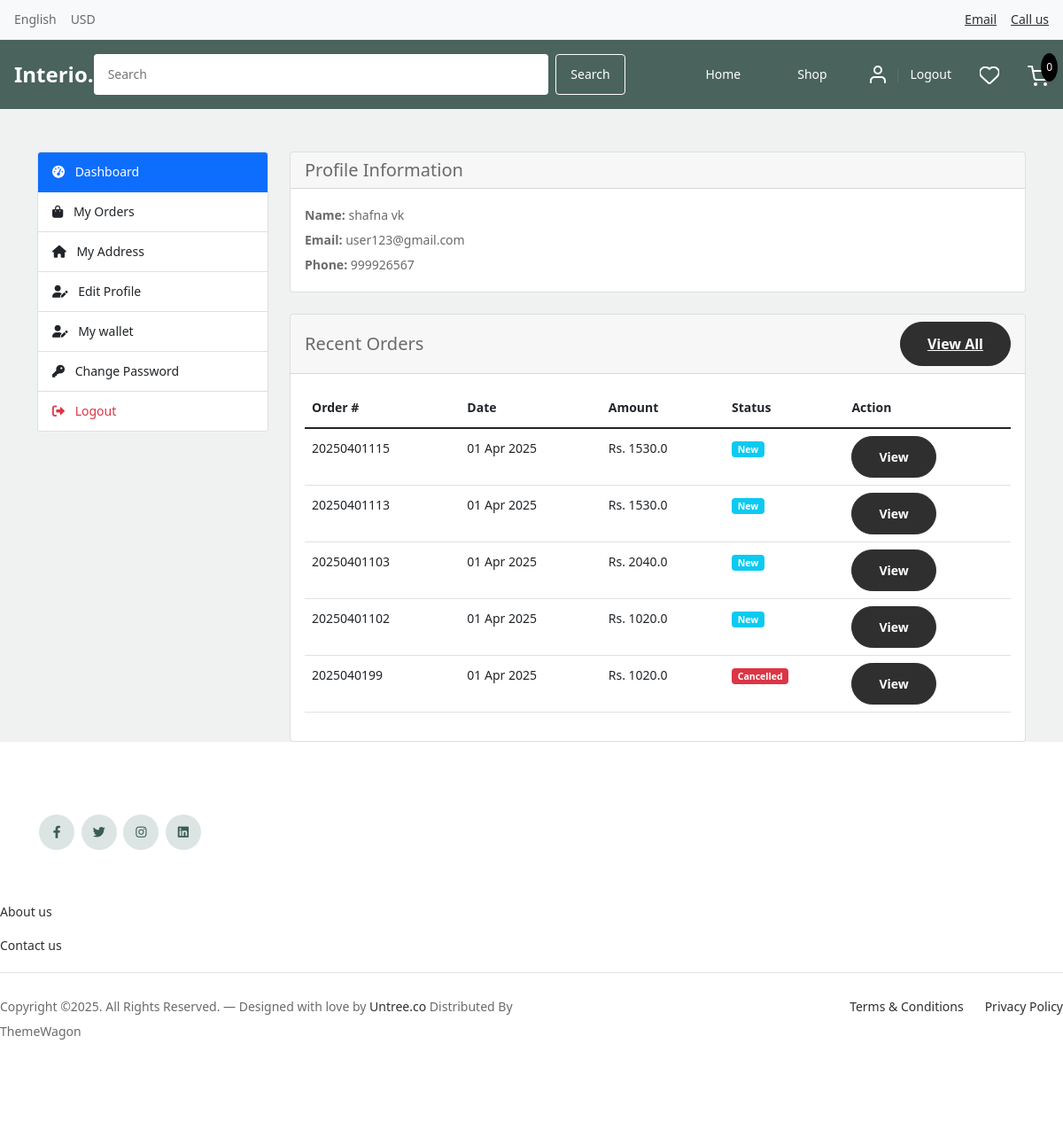
The app's page /accounts/dashboard/ (signed in), older data.
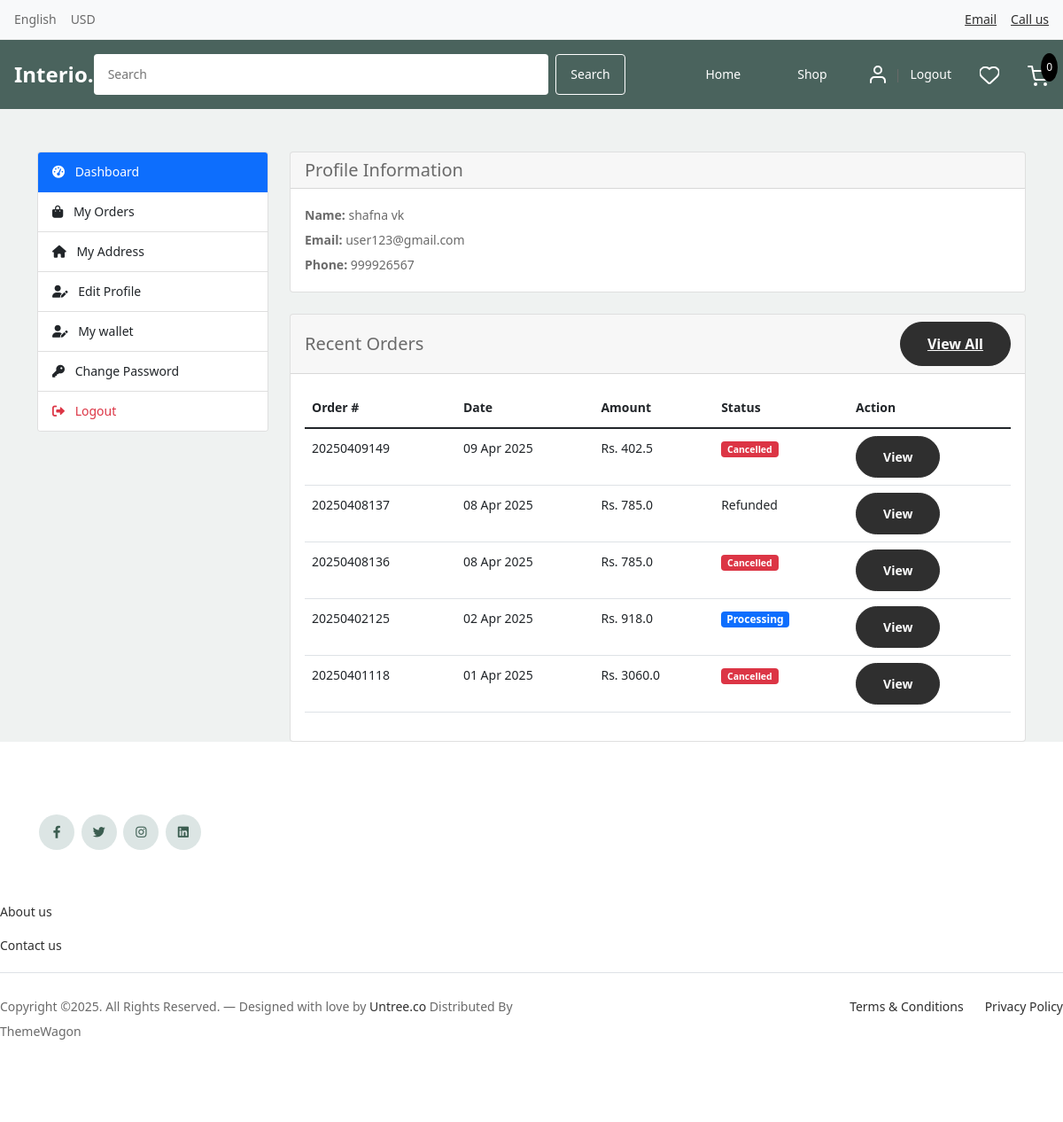
The same page, newer data.
### orders/models.py (models this page shows, shortened)
class Order(models.Model):
    STATUS = (
        ('New', 'New'),
        ('Processing', 'Processing'),
        ('Shipped', 'Shipped'),
        ('Delivered', 'Delivered'),
        ('Cancelled', 'Cancelled'),
        ('Refunded', 'Refunded'),
    )
    PAYMENT_METHOD = (
        ('COD', 'COD'),
        ('Razorpay', 'Razorpay'),
        ('Wallet', 'Wallet'),
        ('PayPal', 'Paypal'),
    )
    user = models.ForeignKey(Account, on_delete=models.SET_NULL, null=True)
    order_number = models.CharField(max_length=20)
    first_name = models.CharField(max_length=50)
    last_name = models.CharField(max_length=50)
    phone = models.CharField(max_length=15)
    email = models.EmailField(max_length=50)
    address_line_1 = models.CharField(max_length=100)
    address_line_2 = models.CharField(max_length=100, blank=True)
    city = models.CharField(max_length=50)
    state = models.CharField(max_length=50)
    country = models.CharField(max_length=50)
    pincode = models.CharField(max_length=10)
    order_note = models.CharField(max_length=100, blank=True)
    order_total = models.FloatField()
    tax = models.FloatField()
    status = models.CharField(max_length=10, choices=STATUS, default='New')
    ip = models.CharField(blank=True, max_length=20)
    is_ordered = models.BooleanField(default=False)
    payment_method = models.CharField(max_length=20, choices=PAYMENT_METHOD, default='COD')
    created_at = models.DateTimeField(auto_now_add=True)
    updated_at = models.DateTimeField(auto_now=True)
    coupon = models.ForeignKey(Coupon, null=True, blank=True, on_delete=models.SET_NULL)
    discount_amount = models.FloatField(default=0)
    product_discount = models.FloatField(default=0)
    delivery_charge = models.FloatField(default=0)
    estimated_delivery_date = models.DateField(null=True, blank=True)
    tracking_number = models.CharField(max_length=50, blank=True, null=True)
    carrier = models.CharField(max_length=50, blank=True, null=True)
    refund_status = models.CharField(max_length=20, choices=(
        ('Not Requested', 'Not Requested'),
        ('Pending', 'Pending'),
        ('Approved', 'Approved'),
        ('Rejected', 'Rejected'),
        ('Completed', 'Completed'),
    ), default='Not Requested')
    refund_reason = models.TextField(blank=True, null=True)
    refunded_at = models.DateTimeField(null=True, blank=True)

### accounts/views.py (the view)
# urls.py: path('dashboard/', views.dashboard, name='dashboard'),
@login_required(login_url='login')
def dashboard(request):
    orders = Order.objects.filter(user=request.user, is_ordered=True).order_by('-created_at')
    orders_count = orders.count()
    context = {
        'orders_count': orders_count,
        'orders': orders[:5],
    }
    return render(request, 'accounts/dashboard.html', context)

### carts/context_processors.py (called while the page is built)
def counter(request):
    cart_count = 0
    if 'admin' in request.path:
        return {}
    else:
        try:
            cart = Cart.objects.get(cart_id=_cart_id(request))
            cart_items = CartItem.objects.filter(cart=cart, is_active=True)
            for cart_item in cart_items:
                cart_count += cart_item.quantity
        except Cart.DoesNotExist:
            cart_count = 0
    return dict(cart_count=cart_count)

### carts/views.py (called while the page is built)
def _cart_id(request):
    cart = request.session.session_key
    if not cart:
        cart = request.session.create()
    return cart

### category/context_processors.py (called while the page is built)
def menu_links(request):
    links = Category.objects.all()
    return dict(links=links)

### templates/accounts/dashboard.html (shortened to what the changed rows need)
{% extends 'base.html' %}
{% load static %}
{% block content %}
<div class="container mt-5">
    <div class="row">
        <div class="col-md-9">
            <div class="card">
                <div class="card-body">
                    {% if orders %}
                    <div class="table-responsive">
                        <table class="table">
                            <thead>
                                <tr>
                                    <th>Order #</th>
                                    <th>Date</th>
                                    <th>Amount</th>
                                    <th>Status</th>
                                    <th>Action</th>
                                </tr>
                            </thead>
                            <tbody>
                                {% for order in orders %}
                                <tr>
                                    <td>{{ order.order_number }}</td>
                                    <td>{{ order.created_at|date:"d M Y" }}</td>
                                    <td>Rs. {{ order.order_total }}</td>
                                    <td>
                                        {% if order.status == 'New' %}
        <span class="badge bg-info text-white">New</span>
    {% elif order.status == 'Cancelled' %}
        <span class="badge bg-danger text-white">Cancelled</span>
    {% elif order.status == 'Pending' %}
        <span class="badge bg-warning text-dark">Pending</span>
    {% elif order.status == 'Processing' %}
        <span class="badge bg-primary text-white">Processing</span>
    {% elif order.status == 'Shipped' %}
        <span class="badge bg-secondary text-white">Shipped</span>
    {% elif order.status == 'Delivered' %}
        <span class="badge bg-success text-white">Delivered</span>
    {% else %}
        {{ order.status }}
    {% endif %}
                                    </td>
                                    <td>
                                        <a href="{% url 'order_detail' order.id %}" class="btn btn-sm btn-outline-primary">View</a>
                                    </td>
                                </tr>
                                {% endfor %}
                            </tbody>
                        </table>
                    </div>
                    {% else %}
                    <p class="text-center mb-0">No orders found.</p>
                    {% endif %}
                </div>
            </div>
        </div>
    </div>
</div>
{% endblock %}

Row changes from the older to the newer data that the page shows:
no longer on this page (row unchanged): Order: order_number "20250401115", created_at "01 Apr 2025", order_total "1530.0", status "New"
no longer on this page (row unchanged): Order: order_number "20250401113", created_at "01 Apr 2025", order_total "1530.0", status "New"
no longer on this page (row unchanged): Order: order_number "20250401103", created_at "01 Apr 2025", order_total "2040.0", status "New"
no longer on this page (row unchanged): Order: order_number "20250401102", created_at "01 Apr 2025", order_total "1020.0", status "New"
no longer on this page (row unchanged): Order: order_number "2025040199", created_at "01 Apr 2025", order_total "1020.0", status "Cancelled"
added Order: order_number "20250409149", created_at "09 Apr 2025", order_total "402.5", status "Cancelled"
added Order: order_number "20250408137", created_at "08 Apr 2025", order_total "785.0", status "Refunded"
added Order: order_number "20250408136", created_at "08 Apr 2025", order_total "785.0", status "Cancelled"
added Order: order_number "20250402125", created_at "02 Apr 2025", order_total "918.0", status "Processing"
added Order: order_number "20250401118", created_at "01 Apr 2025", order_total "3060.0", status "Cancelled"
